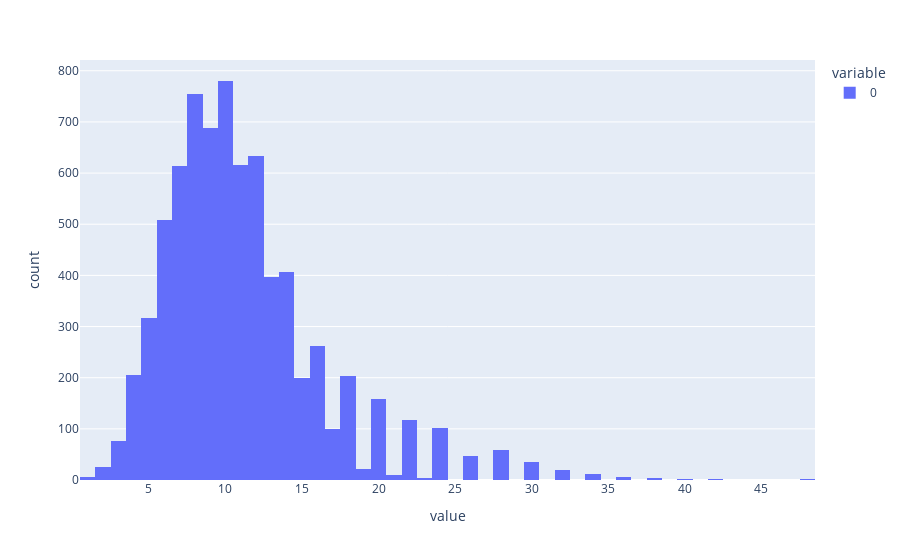

Notebook code for this chart:
### Code cell
import plotly.express as plt

plt.histogram(y)

### Figure 1 — Plotly figure (JSON) as saved in the notebook; plotly's stock layout.template omitted (floating-point values rounded to 4 significant figures; data arrays with more than 128 entries replaced by an {"elided": "..."} marker saying what was removed)
{"data": [{"bingroup": "x", "hovertemplate": "variable=0<br>value=%{x}<br>count=%{y}<extra></extra>", "legendgroup": "0", "marker": {"color": "#636efa", "pattern": {"shape": ""}}, "name": "0", "orientation": "v", "showlegend": true, "type": "histogram", "x": {"elided": "7391 int values"}, "xaxis": "x", "yaxis": "y"}], "layout": {"barmode": "relative", "legend": {"title": {"text": "variable"}, "tracegroupgap": 0}, "margin": {"t": 60}, "xaxis": {"anchor": "y", "domain": [0, 1], "title": {"text": "value"}}, "yaxis": {"anchor": "x", "domain": [0, 1], "title": {"text": "count"}}}}
